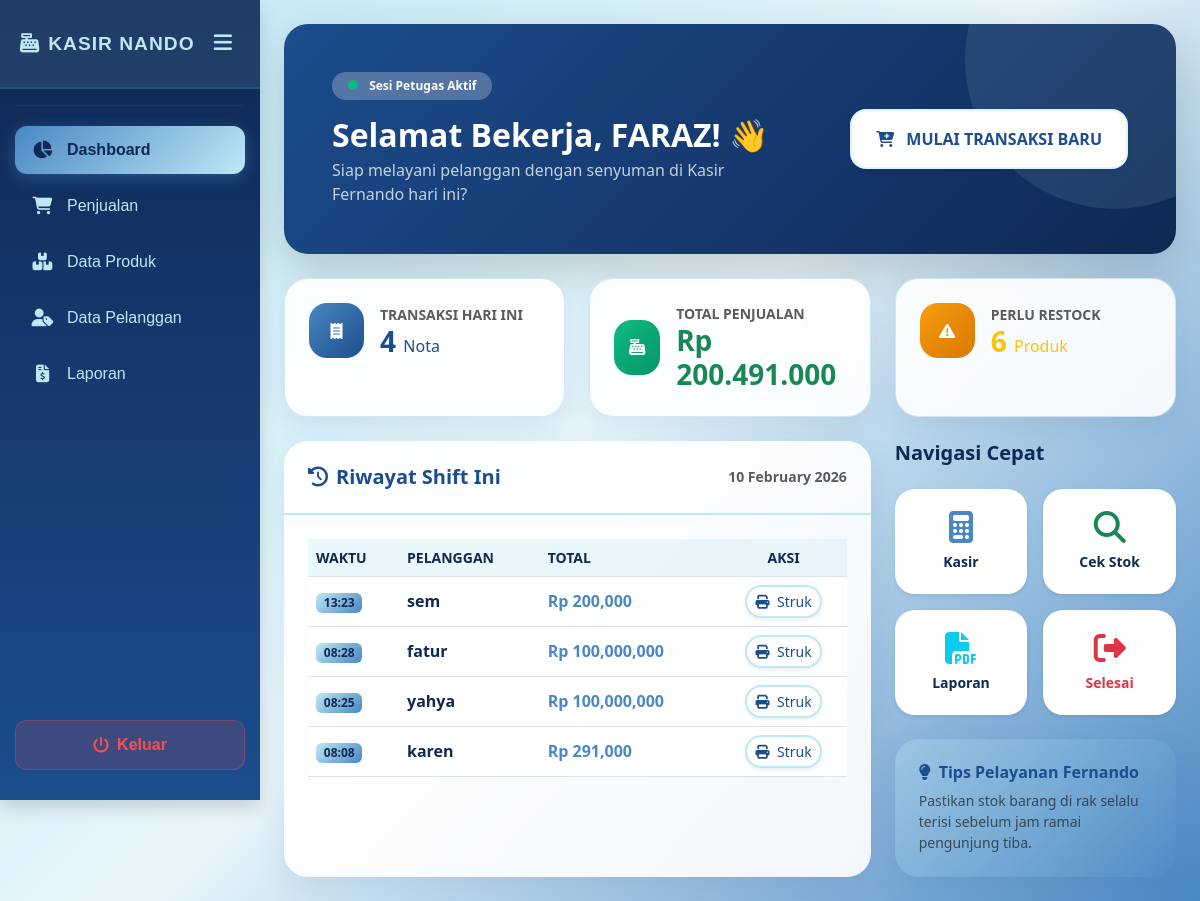
The app's page /petugas/dashboard/index.php (signed in) with its own data.
### tables this page shows
CREATE TABLE `penjualan` (
  `PenjualanID` int(11) NOT NULL,
  `TanggalPenjualan` datetime NOT NULL DEFAULT current_timestamp(),
  `TotalHarga` decimal(10,2) NOT NULL,
  `PelangganID` int(11) NOT NULL
);

CREATE TABLE `pelanggan` (
  `PelangganID` int(11) NOT NULL,
  `NamaPelanggan` varchar(255) NOT NULL,
  `Alamat` text NOT NULL,
  `NomorTelepon` varchar(15) NOT NULL
);

### petugas/dashboard/index.php (the view, shortened to what this page needs)
<?php
include '../../main/connect.php';
$username = $_SESSION['username'];
$tgl_hari_ini = date('Y-m-d');
$query_trx = mysqli_query($conn, "SELECT COUNT(*) as total FROM penjualan WHERE TanggalPenjualan LIKE '$tgl_hari_ini%'");
$data_trx = mysqli_fetch_assoc($query_trx);
$query_harian = mysqli_query($conn, "SELECT SUM(TotalHarga) as total_hari FROM penjualan WHERE TanggalPenjualan LIKE '$tgl_hari_ini%'");
$data_harian = mysqli_fetch_assoc($query_harian);
$total_hari = $data_harian['total_hari'] ?? 0;
$stok_low = mysqli_query($conn, "SELECT COUNT(*) as limit_stok FROM produk WHERE Stok < 10");
$d_stok = mysqli_fetch_assoc($stok_low);
?>
<!DOCTYPE html>
<html lang="id">
<head>
    <link href="https://cdn.jsdelivr.net/npm/bootstrap@5.3.0/dist/css/bootstrap.min.css" rel="stylesheet">
    <link rel="stylesheet" href="https://cdnjs.cloudflare.com/ajax/libs/font-awesome/6.4.0/css/all.min.css">
</head>
<body>
    <div class="d-flex">
        <?php include '../../template/sidebar.php'; ?>
        <div class="container-fluid p-4">
            <div class="welcome-box p-4 p-md-5 mb-4 shadow-lg border-0 position-relative">
                <div class="row align-items-center position-relative" style="z-index: 1;">
                    <div class="col-md-7">
                        <span class="badge bg-white bg-opacity-25 rounded-pill px-3 py-2 mb-3">
                            <span class="status-pulse"></span> Sesi Petugas Aktif
                        </span>
                        <h2 class="fw-bold mb-1">Selamat Bekerja, <?= strtoupper($username); ?>! 👋</h2>
                        <p class="opacity-75 mb-0">Siap melayani pelanggan dengan senyuman di Kasir Fernando hari ini?</p>
                    </div>
                    <div class="col-md-5 text-md-end mt-3 mt-md-0">
                       <a href="../penjualan/index.php" class="btn btn-hover-premium fw-bold py-3 px-4 rounded-4 shadow-sm">
                            <i class="fas fa-cart-plus me-2"></i> MULAI TRANSAKSI BARU
                       </a>
                    </div>
                </div>
            </div>
            <div class="row g-4 mb-4">
                <div class="col-md-4">
                    <div class="glass-card p-4 h-100">
                        <div class="d-flex align-items-center">
                            <div class="icon-circle me-3" style="background: linear-gradient(135deg, var(--color-medium-blue), var(--color-dark-blue)); color: white;">
                                <i class="fas fa-receipt"></i>
                            </div>
                            <div>
                                <small class="text-muted fw-bold d-block">TRANSAKSI HARI INI</small>
                                <h3 class="fw-bold mb-0" style="color: var(--color-dark-blue);"><?= $data_trx['total']; ?> <small class="fs-6 fw-normal">Nota</small></h3>
                            </div>
                        </div>
                    </div>
                </div>
                <div class="col-md-4">
                    <div class="glass-card p-4 h-100">
                        <div class="d-flex align-items-center">
                            <div class="icon-circle me-3" style="background: linear-gradient(135deg, #10b981, #059669); color: white;">
                                <i class="fas fa-cash-register"></i>
                            </div>
                            <div>
                                <small class="text-muted fw-bold d-block">TOTAL PENJUALAN</small>
                                <h3 class="fw-bold mb-0 text-success">Rp <?= number_format($total_hari, 0, ',', '.'); ?></h3>
                            </div>
                        </div>
                    </div>
                </div>
                <div class="col-md-4">
                    <div class="glass-card p-4 h-100">
                        <div class="d-flex align-items-center">
                            <div class="icon-circle me-3" style="background: linear-gradient(135deg, #f59e0b, #d97706); color: white;">
                                <i class="fas fa-exclamation-triangle"></i>
                            </div>
                            <div>
                                <small class="text-muted fw-bold d-block">PERLU RESTOCK</small>
                                <h3 class="fw-bold mb-0 text-warning"><?= $d_stok['limit_stok']; ?> <small class="fs-6 fw-normal">Produk</small></h3>
                            </div>
                        </div>
                    </div>
                </div>
            </div>
            <div class="row g-4">
                <div class="col-lg-8">
                    <div class="glass-card border-0 h-100">
                        <div class="p-4 d-flex justify-content-between align-items-center" style="border-bottom: 2px solid var(--color-light-blue);">
                            <h5 class="fw-bold m-0" style="color: var(--color-dark-blue);">
                                <i class="fas fa-history me-2"></i>Riwayat Shift Ini
                            </h5>
                            <span class="small text-muted fw-bold"><?= date('d F Y'); ?></span>
                        </div>
                        <div class="p-4">
                            <div class="table-responsive">
                                <table class="table table-hover align-middle">
                                    <thead>
                                        <tr class="small">
                                            <th>WAKTU</th>
                                            <th>PELANGGAN</th>
                                            <th>TOTAL</th>
                                            <th class="text-center">AKSI</th>
                                        </tr>
                                    </thead>
                                    <tbody>
                                        <?php
                                        $log = mysqli_query($conn, "SELECT * FROM penjualan
                                               JOIN pelanggan ON penjualan.PelangganID = pelanggan.PelangganID
                                               WHERE TanggalPenjualan LIKE '$tgl_hari_ini%'
                                               ORDER BY PenjualanID DESC LIMIT 5");
                                        if(mysqli_num_rows($log) == 0): ?>
                                        <?php endif;
                                        while($l = mysqli_fetch_array($log)): ?>
                                        <tr>
                                            <td><span class="badge badge-time"><?= date('H:i', strtotime($l['TanggalPenjualan'])); ?></span></td>
                                            <td class="fw-bold" style="color: var(--color-navy);"><?= $l['NamaPelanggan']; ?></td>
                                            <td class="fw-bold" style="color: var(--color-medium-blue);">Rp <?= number_format($l['TotalHarga']); ?></td>
                                            <td class="text-center">
                                                <a href="../penjualan/detail.php?id=<?= $l['PenjualanID']; ?>" class="btn btn-sm btn-struk rounded-pill shadow-sm">
                                                    <i class="fas fa-print me-1"></i> Struk
                                                </a>
                                            </td>
                                        </tr>
                                        <?php endwhile; ?>
                                    </tbody>
                                </table>
                            </div>
                        </div>
                    </div>
                </div>
                <div class="col-lg-4">
                    <div class="row g-3">
                        <div class="col-12">
                            <h5 class="fw-bold mb-2" style="color: var(--color-navy);">Navigasi Cepat</h5>
                        </div>
                        <div class="col-6">
                            <a href="../penjualan/index.php" class="quick-action-card d-block shadow-sm">
                                <i class="fas fa-calculator fa-2x mb-2" style="color: var(--color-medium-blue);"></i>
                                <div class="small fw-bold">Kasir</div>
                            </a>
                        </div>
                        <div class="col-6">
                            <a href="../produk/index.php" class="quick-action-card d-block shadow-sm">
                                <i class="fas fa-search fa-2x mb-2 text-success"></i>
                                <div class="small fw-bold">Cek Stok</div>
                            </a>
                        </div>
                        <div class="col-6">
                            <a href="../laporan/index.php" class="quick-action-card d-block shadow-sm">
                                <i class="fas fa-file-pdf fa-2x mb-2 text-info"></i>
                                <div class="small fw-bold">Laporan</div>
                            </a>
                        </div>
                        <div class="col-6">
                          <a href="javascript:void(0)" onclick="confirmLogout()" class="quick-action-card d-block shadow-sm text-danger">
                            <i class="fas fa-sign-out-alt fa-2x mb-2"></i>
                            <div class="small fw-bold">Selesai</div>
                          </a>
                        </div>
                    </div>
                    <div class="glass-card tips-card mt-4 p-4 border-0">
                        <h6 class="fw-bold" style="color: var(--color-dark-blue);">
                            <i class="fas fa-lightbulb me-2"></i>Tips Pelayanan Fernando
                        </h6>
                        <p class="small text-muted mb-0">Pastikan stok barang di rak selalu terisi sebelum jam ramai pengunjung tiba.</p>
                    </div>
                </div>
            </div>
        </div>
    </div>
</body>
</html>

### petugas/dashboard/index.php (style rules this page uses)
:root { --color-light-blue: #BDE8F5; --color-medium-blue: #4988C4; --color-dark-blue: #1C4D8D; --color-navy: #0F2854; --glass-bg: rgba(255, 255, 255, 0.9); --glass-border: rgba(73, 136, 196, 0.2); }
body { background: linear-gradient(135deg, var(--color-light-blue) 0%, #E8F6FB 50%, var(--color-medium-blue) 100%); min-height: 100vh; color: var(--color-navy); font-family: 'Segoe UI', Tahoma, Geneva, Verdana, sans-serif; }
.glass-card { background: var(--glass-bg); backdrop-filter: blur(12px); border: 1px solid var(--glass-border); border-radius: 24px; box-shadow: 0 10px 30px rgba(28, 77, 141, 0.1); transition: all 0.3s ease; }
.welcome-box { background: linear-gradient(135deg, var(--color-dark-blue), var(--color-navy)); color: white; border-radius: 24px; position: relative; overflow: hidden; }
.welcome-box::before { content: ''; position: absolute; top: -50%; right: -10%; width: 300px; height: 300px; background: rgba(189, 232, 245, 0.1); border-radius: 50%; }
.icon-circle { width: 55px; height: 55px; display: flex; align-items: center; justify-content: center; border-radius: 18px; }
.quick-action-card { background: white; border-radius: 20px; padding: 20px; text-align: center; text-decoration: none; color: var(--color-navy); border: 2px solid transparent; transition: all 0.3s cubic-bezier(0.4, 0, 0.2, 1); }
.status-pulse { width: 10px; height: 10px; background: #10b981; border-radius: 50%; display: inline-block; margin-right: 8px; box-shadow: 0 0 0 0 rgba(16, 185, 129, 0.7); animation: pulse 2s infinite; }
.btn-hover-premium { transition: all 0.3s cubic-bezier(0.4, 0, 0.2, 1); border: 2px solid rgba(189, 232, 245, 0.5) !important; background: white !important; color: var(--color-dark-blue) !important; }
.table thead th { background-color: rgba(189, 232, 245, 0.3); color: var(--color-navy); font-weight: 600; }
.badge-time { background: linear-gradient(135deg, var(--color-light-blue), var(--color-medium-blue)); color: var(--color-navy); font-weight: 600; }
.btn-struk { background: white; border: 2px solid var(--color-light-blue); color: var(--color-dark-blue); transition: all 0.3s ease; }
.tips-card { background: linear-gradient(135deg, rgba(189, 232, 245, 0.3), rgba(73, 136, 196, 0.2)); border: 2px solid var(--color-light-blue); }

### records on screen
penjualan: TanggalPenjualan "13:23", PelangganID.NamaPelanggan "sem", TotalHarga "200,000"
penjualan: TanggalPenjualan "08:28", PelangganID.NamaPelanggan "fatur", TotalHarga "100,000,000"
penjualan: TanggalPenjualan "08:25", PelangganID.NamaPelanggan "yahya", TotalHarga "100,000,000"
penjualan: TanggalPenjualan "08:08", PelangganID.NamaPelanggan "karen", TotalHarga "291,000"

### other values on screen
$username "FARAZ"
$data_trx['total'] "4"
$total_hari "200.491.000"
$d_stok['limit_stok'] "6"
